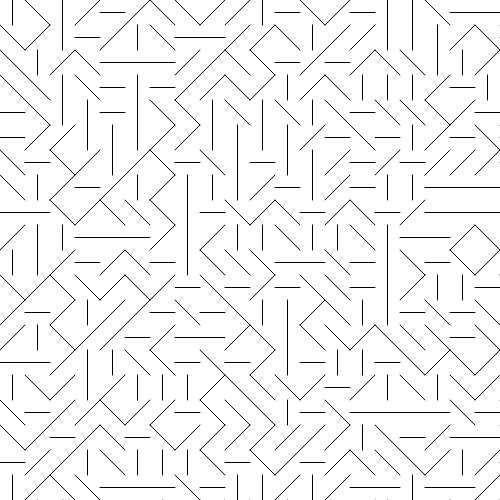
Frame 1 (no input)
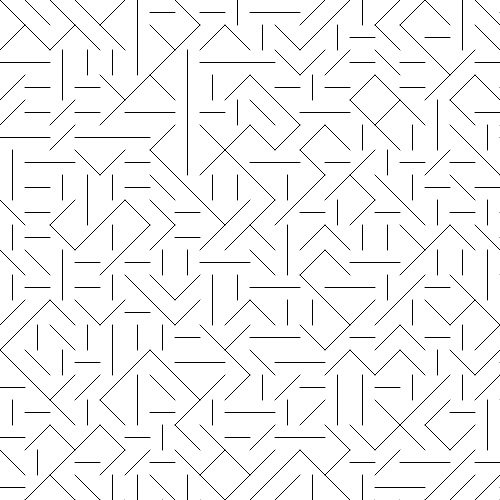
Frame 2 (the mouse pressed at the canvas centre, redrawn once)

The p5.js sketch that drew these frames (run headless with seeded random() and noise() and a simulated clock; the mouse was pressed at the canvas centre and the sketch redrawn once):

// p5.js sketch
// ── sketch.js
var pas = 25;
var r=0;

function setup()
{
	createCanvas(500,500);
	noLoop();
}

function draw()
{
	background(255);
	
	for (var y=0 ; y<=500 ; y=y+pas)
	{
		for ( var x=0 ; x<=500; x=x+pas )
		{
			r = random(4);
			if (r<1)
			{
				line(x,y,x+pas,y+pas);
			}
			else if (r<2)
			{
				line(x+pas,y,x,y+pas);
			}
			else if (r < 3)
			{
				line(x+pas/2,y, x+pas/2,y+pas);
			}
			else
			{
				line(x,y+pas/2, x+pas,y+pas/2);
			}
		}
	}
}
